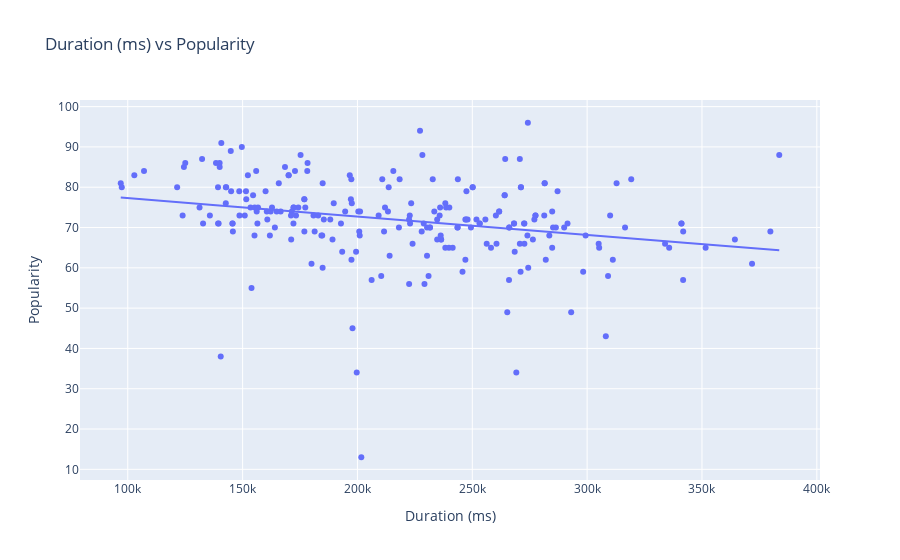
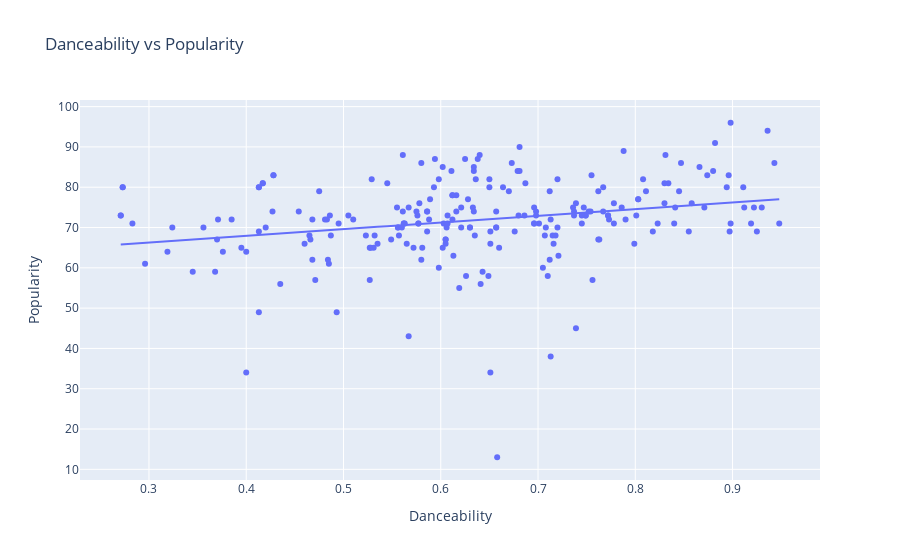
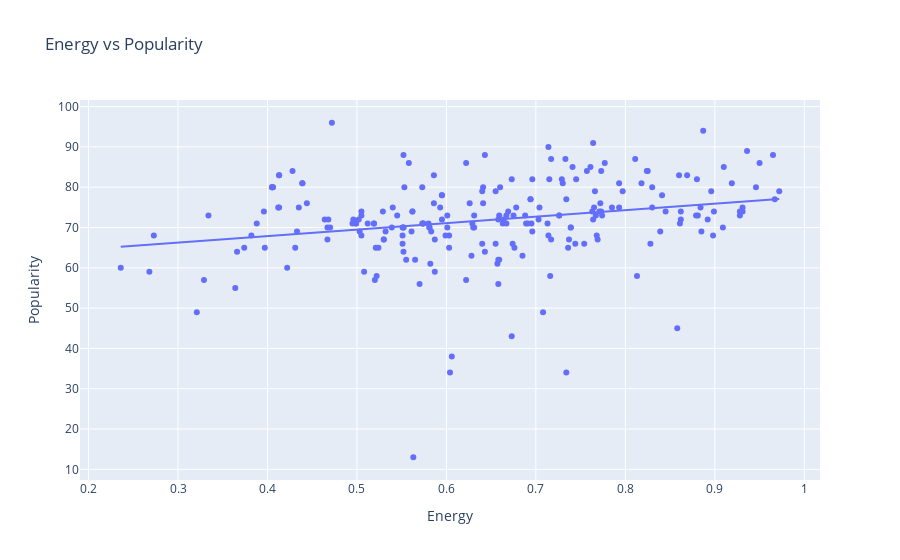
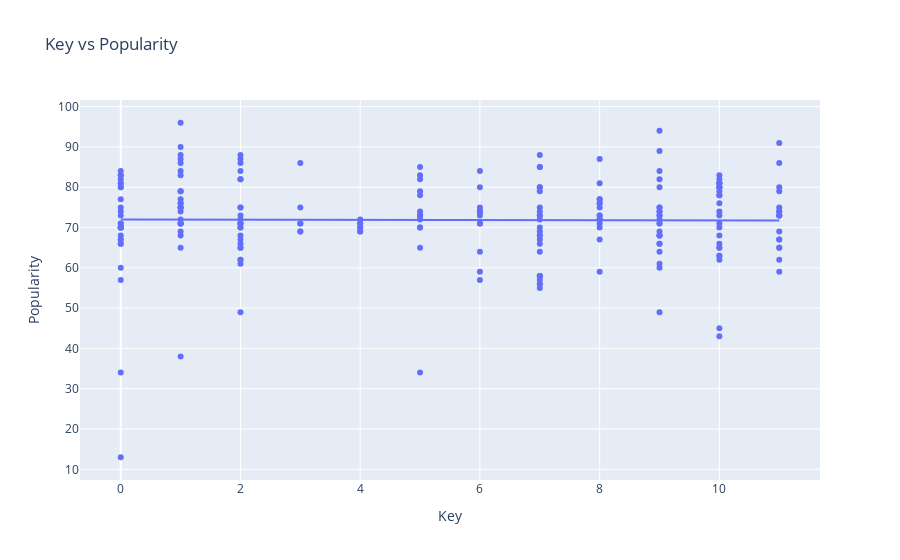

The code cell stored with these charts, in order, in its notebook:
### Code cell
for feature in features:
    fig = px.scatter(data, x=feature, y='Popularity',  title=f"{feature} vs Popularity", 
                 trendline='ols')
    fig.show()

### Figure 1 — Plotly figure (JSON) as saved in the notebook; plotly's stock layout.template omitted (floating-point values rounded to 4 significant figures; data arrays with more than 128 entries replaced by an {"elided": "..."} marker saying what was removed)
{"data": [{"hovertemplate": "Duration (ms)=%{x}<br>Popularity=%{y}<extra></extra>", "legendgroup": "", "marker": {"color": "#636efa", "symbol": "circle"}, "mode": "markers", "name": "", "orientation": "v", "showlegend": false, "type": "scatter", "x": {"elided": "227 int values"}, "xaxis": "x", "y": {"elided": "227 int values"}, "yaxis": "y"}, {"hovertemplate": "<b>OLS trendline</b><br>Popularity = -4.56335e-05 * Duration (ms) + 81.8556<br>R<sup>2</sup>=0.072635<br><br>Duration (ms)=%{x}<br>Popularity=%{y} <b>(trend)</b><extra></extra>", "legendgroup": "", "marker": {"color": "#636efa", "symbol": "circle"}, "mode": "lines", "name": "", "showlegend": false, "type": "scatter", "x": {"elided": "227 int values"}, "xaxis": "x", "y": {"elided": "227 float values"}, "yaxis": "y"}], "layout": {"legend": {"tracegroupgap": 0}, "title": {"text": "Duration (ms) vs Popularity"}, "xaxis": {"anchor": "y", "domain": [0, 1], "title": {"text": "Duration (ms)"}}, "yaxis": {"anchor": "x", "domain": [0, 1], "title": {"text": "Popularity"}}}}

### Figure 2 — Plotly figure (JSON) as saved in the notebook; plotly's stock layout.template omitted (floating-point values rounded to 4 significant figures; data arrays with more than 128 entries replaced by an {"elided": "..."} marker saying what was removed)
{"data": [{"hovertemplate": "Danceability=%{x}<br>Popularity=%{y}<extra></extra>", "legendgroup": "", "marker": {"color": "#636efa", "symbol": "circle"}, "mode": "markers", "name": "", "orientation": "v", "showlegend": false, "type": "scatter", "x": {"elided": "227 float values"}, "xaxis": "x", "y": {"elided": "227 int values"}, "yaxis": "y"}, {"hovertemplate": "<b>OLS trendline</b><br>Popularity = 16.6321 * Danceability + 61.2782<br>R<sup>2</sup>=0.063468<br><br>Danceability=%{x}<br>Popularity=%{y} <b>(trend)</b><extra></extra>", "legendgroup": "", "marker": {"color": "#636efa", "symbol": "circle"}, "mode": "lines", "name": "", "showlegend": false, "type": "scatter", "x": {"elided": "227 float values"}, "xaxis": "x", "y": {"elided": "227 float values"}, "yaxis": "y"}], "layout": {"legend": {"tracegroupgap": 0}, "title": {"text": "Danceability vs Popularity"}, "xaxis": {"anchor": "y", "domain": [0, 1], "title": {"text": "Danceability"}}, "yaxis": {"anchor": "x", "domain": [0, 1], "title": {"text": "Popularity"}}}}

### Figure 3 — Plotly figure (JSON) as saved in the notebook; plotly's stock layout.template omitted (floating-point values rounded to 4 significant figures; data arrays with more than 128 entries replaced by an {"elided": "..."} marker saying what was removed)
{"data": [{"hovertemplate": "Energy=%{x}<br>Popularity=%{y}<extra></extra>", "legendgroup": "", "marker": {"color": "#636efa", "symbol": "circle"}, "mode": "markers", "name": "", "orientation": "v", "showlegend": false, "type": "scatter", "x": {"elided": "227 float values"}, "xaxis": "x", "y": {"elided": "227 int values"}, "yaxis": "y"}, {"hovertemplate": "<b>OLS trendline</b><br>Popularity = 16.0916 * Energy + 61.4443<br>R<sup>2</sup>=0.062534<br><br>Energy=%{x}<br>Popularity=%{y} <b>(trend)</b><extra></extra>", "legendgroup": "", "marker": {"color": "#636efa", "symbol": "circle"}, "mode": "lines", "name": "", "showlegend": false, "type": "scatter", "x": {"elided": "227 float values"}, "xaxis": "x", "y": {"elided": "227 float values"}, "yaxis": "y"}], "layout": {"legend": {"tracegroupgap": 0}, "title": {"text": "Energy vs Popularity"}, "xaxis": {"anchor": "y", "domain": [0, 1], "title": {"text": "Energy"}}, "yaxis": {"anchor": "x", "domain": [0, 1], "title": {"text": "Popularity"}}}}

### Figure 4 — Plotly figure (JSON) as saved in the notebook; plotly's stock layout.template omitted (floating-point values rounded to 4 significant figures; data arrays with more than 128 entries replaced by an {"elided": "..."} marker saying what was removed)
{"data": [{"hovertemplate": "Key=%{x}<br>Popularity=%{y}<extra></extra>", "legendgroup": "", "marker": {"color": "#636efa", "symbol": "circle"}, "mode": "markers", "name": "", "orientation": "v", "showlegend": false, "type": "scatter", "x": {"elided": "227 int values"}, "xaxis": "x", "y": {"elided": "227 int values"}, "yaxis": "y"}, {"hovertemplate": "<b>OLS trendline</b><br>Popularity = -0.0232837 * Key + 71.9773<br>R<sup>2</sup>=0.000073<br><br>Key=%{x}<br>Popularity=%{y} <b>(trend)</b><extra></extra>", "legendgroup": "", "marker": {"color": "#636efa", "symbol": "circle"}, "mode": "lines", "name": "", "showlegend": false, "type": "scatter", "x": {"elided": "227 int values"}, "xaxis": "x", "y": {"elided": "227 float values"}, "yaxis": "y"}], "layout": {"legend": {"tracegroupgap": 0}, "title": {"text": "Key vs Popularity"}, "xaxis": {"anchor": "y", "domain": [0, 1], "title": {"text": "Key"}}, "yaxis": {"anchor": "x", "domain": [0, 1], "title": {"text": "Popularity"}}}}
